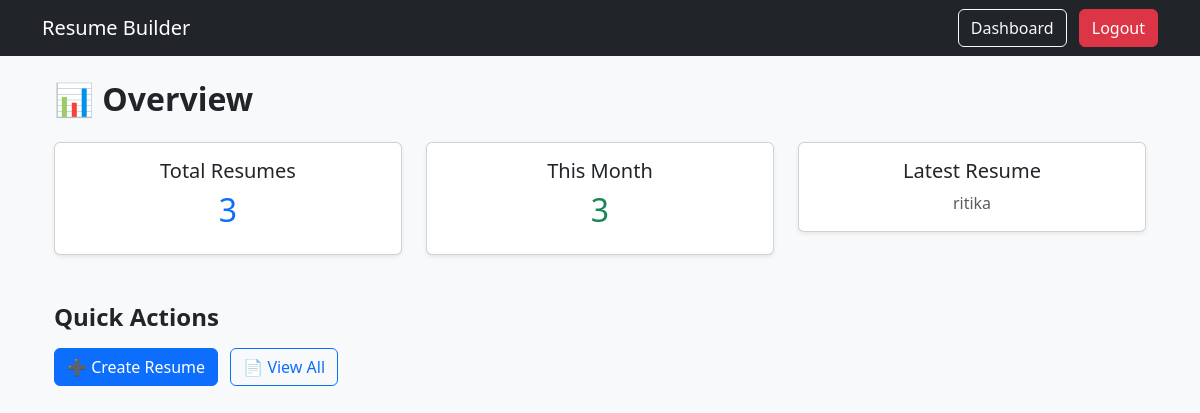
/overview/ (signed in), run on an earlier commit of the app's database.
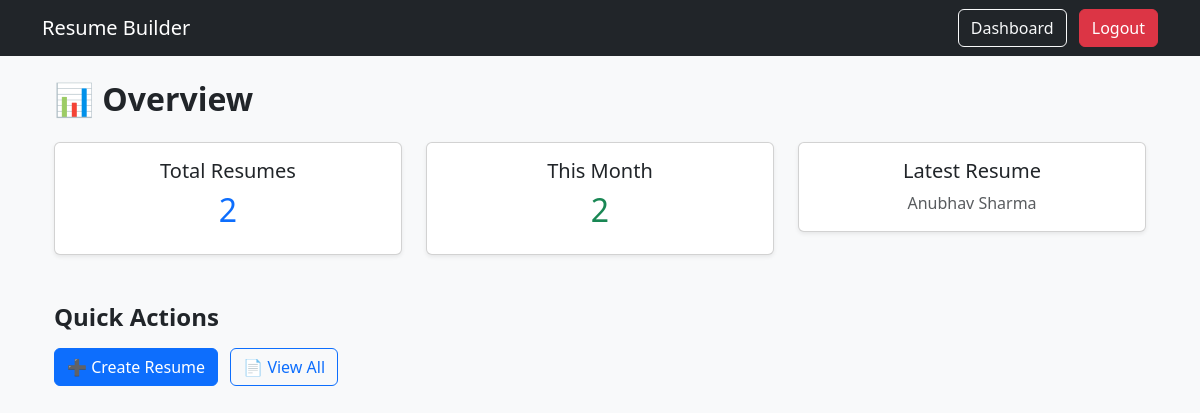
And on a later commit of the database.
### resume/models.py (models this page shows, shortened)
class Resume(models.Model):
    user = models.ForeignKey(User, on_delete=models.CASCADE)
    name = models.CharField(max_length=255)
    email = models.EmailField()
    phone = models.CharField(max_length=20, blank=True)
    location = models.CharField(max_length=100, blank=True)
    summary = models.TextField(blank=True, null=True)
    education = models.TextField(blank=True)
    experience = models.TextField(blank=True)
    skills = models.TextField(blank=True)
    template = models.CharField(max_length=50, default="template1")
    github = models.URLField(blank=True)
    linkedin = models.URLField(blank=True)
    leetcode = models.URLField(blank=True)
    gfg = models.URLField(blank=True)
    created_at = models.DateTimeField(auto_now_add=True)
    class Meta:
        ordering = ['-created_at']

### resume/views.py (the view)
# urls.py: path('overview/', views.overview, name='overview'),
@login_required
def overview(request):
    resumes = Resume.objects.filter(user=request.user)
    context = {
        "total_resumes": resumes.count(),
        "monthly_resumes": resumes.count(),
        "last_resume": resumes.order_by("-id").first(),
    }
    return render(request, "overview.html", context)

### resume/templates/overview.html
{% extends "base.html" %}
{% block content %}
<div class="container">
  <h2 class="fw-bold mb-4">📊 Overview</h2>
  <div class="row g-4">
    <div class="col-md-4">
      <div class="card shadow-sm p-3 text-center">
        <h5>Total Resumes</h5>
        <h2 class="text-primary">{{ total_resumes }}</h2>
      </div>
    </div>
    <div class="col-md-4">
      <div class="card shadow-sm p-3 text-center">
        <h5>This Month</h5>
        <h2 class="text-success">{{ monthly_resumes }}</h2>
      </div>
    </div>
    <div class="col-md-4">
      <div class="card shadow-sm p-3 text-center">
        <h5>Latest Resume</h5>
        <p class="text-muted mb-0">
          {{ last_resume.name }}
        </p>
      </div>
    </div>
  </div>
  <div class="mt-5">
    <h4 class="fw-bold mb-3">Quick Actions</h4>
    <a href="/create/" class="btn btn-primary me-2">➕ Create Resume</a>
    <a href="/dashboard/" class="btn btn-outline-primary">📄 View All</a>
  </div>
</div>
{% endblock %}

What changed in the data, as far as the page shows it:
removed Resume: name "ritika"
added Resume: name "Anubhav Sharma"
Also different on the page:
{{ total_resumes }}: "3" → "2"
{{ monthly_resumes }}: "3" → "2"
